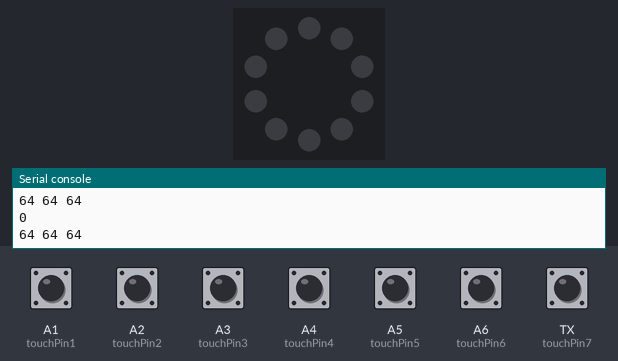
The program below on a simulated Circuit Playground running CircuitPython. On the bench: the board's ring of 10 RGB LEDs (number 0 left of the top, counting anticlockwise), the last lines printed to the serial console. The test bench sets the inputs (shaded band); at power-on: A1 (touchPin1), A2 (touchPin2), A3 (touchPin3), A4 (touchPin4), A5 (touchPin5), A6 (touchPin6), TX (touchPin7) LOW. Dim RGB values are drawn brighter than linear; touch pads read as touched when driven HIGH.

Above: at 1.2 s.
1.3 s: A1 (touchPin1) pulled HIGH for 0.25 s
At 1.9 s:
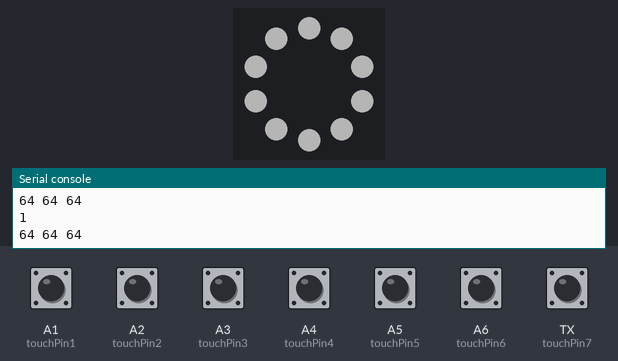
3.0 s: A2 (touchPin2) pulled HIGH for 1 s
At 5.1 s:
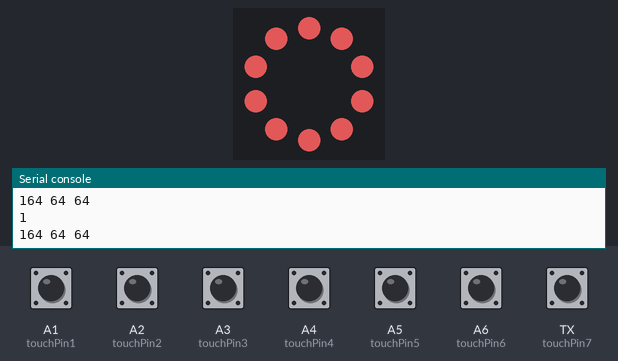
5.5 s: A4 (touchPin4) pulled HIGH for 1 s
At 7.4 s:
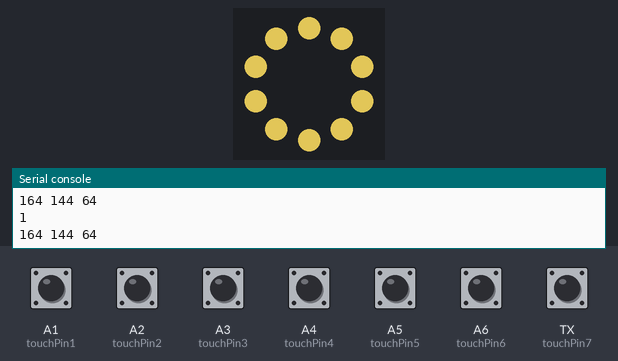
8.0 s: A3 (touchPin3) pulled HIGH for 1 s
At 9.8 s:
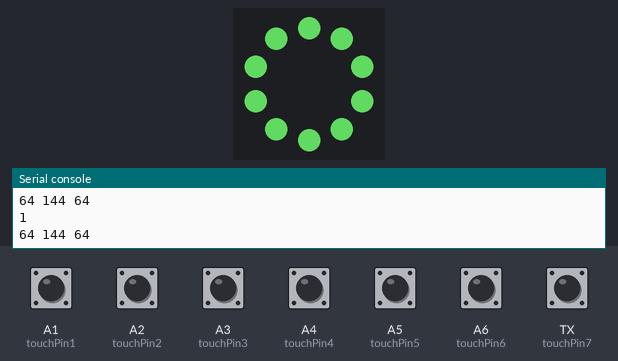
10.5 s: A6 (touchPin6) pulled HIGH for 0.25 s
12.2 s: A5 (touchPin5) pulled HIGH for 0.25 s
Timing chart, 0 to 14.9 s (numbered marks = the images above; inputs shaded):
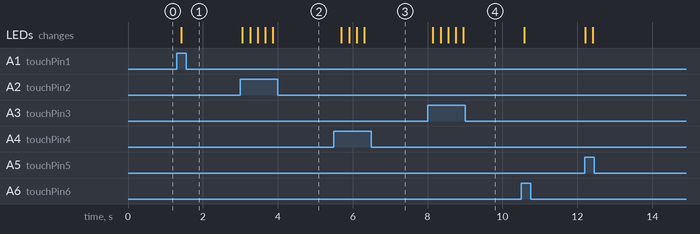

Measured:
- after the input at 1.3 s, the LEDs: change after 0.13 s (image 1)
- after the input at 3.0 s, the LEDs: first change after 0.06 s (image 2 shows a later state)
- after the input at 5.5 s, the LEDs: first change after 0.20 s (image 3 shows a later state)
- after the input at 8.0 s, the LEDs: first change after 0.14 s (image 4 shows a later state)

The program:

Sean-Guo_wk4_p1.py
```python
# Use all seven capacitive touch pads and NeoPixels
# to make a color picking machine

# import modules
import board
import time
import neopixel
import touchio

# declare objects and variables
pixels = neopixel.NeoPixel(board.NEOPIXEL, 10, auto_write=False)
touchPin1 = touchio.TouchIn(board.A1)
touchPin2 = touchio.TouchIn(board.A2)
touchPin3 = touchio.TouchIn(board.A3)
touchPin4 = touchio.TouchIn(board.A4)
touchPin5 = touchio.TouchIn(board.A5)
touchPin6 = touchio.TouchIn(board.A6)
touchPin7 = touchio.TouchIn(board.TX)

touchPins = [touchPin1, touchPin2, touchPin3, touchPin4,
            touchPin5, touchPin6, touchPin7]
touchVals = [False, False, False, False, False, False, False]
touchPin1Pre = False

# create a color variable and fill the pisels with the color
R = 64
G = 64
B = 64
color = [R, G, B]
COLOR = [0, 0, 0]
ledMode = 0
# increament value
i = 20

# repeat forever
while True:
    # gather input
    # see if A1 has changed
    for x in range(7):
        touchVals[x] = touchPins[x].value
    # print(touchVals)
    # see if A1 has changed
    if touchVals[0] != touchPin1Pre:
        # reset the previous value
        touchPin1Pre = touchVals[0]
        if touchVals[0]:
            ledMode += 1
            if ledMode > 1:
                ledMode = 0

        # else:
            # ledMode = 0

    print(ledMode)

    if ledMode == 1:

        # do calculation
        if touchVals[1]:
            R += i
            if R > 255:
                R = 255
        if touchVals[2]:
            R -= i
            if R < 0:
                R = 0
        if touchVals[3]:
            G += i
            if G > 255:
                G = 255
        if touchVals[4]:
            G -= i
            if G < 0:
                G = 0
        if touchVals[5]:
            B += i
            if B > 255:
                B = 255
        if touchVals[6]:
            B -= i
            if B < 0:
                B = 0

        # set new color value
        color = [R, G, B]
        pixels.fill(color)
        pixels.show()

    # fill empty
    else:
        pixels.fill(COLOR)
        pixels.show()
    print(R, G, B)

    time.sleep(0.2)
```
